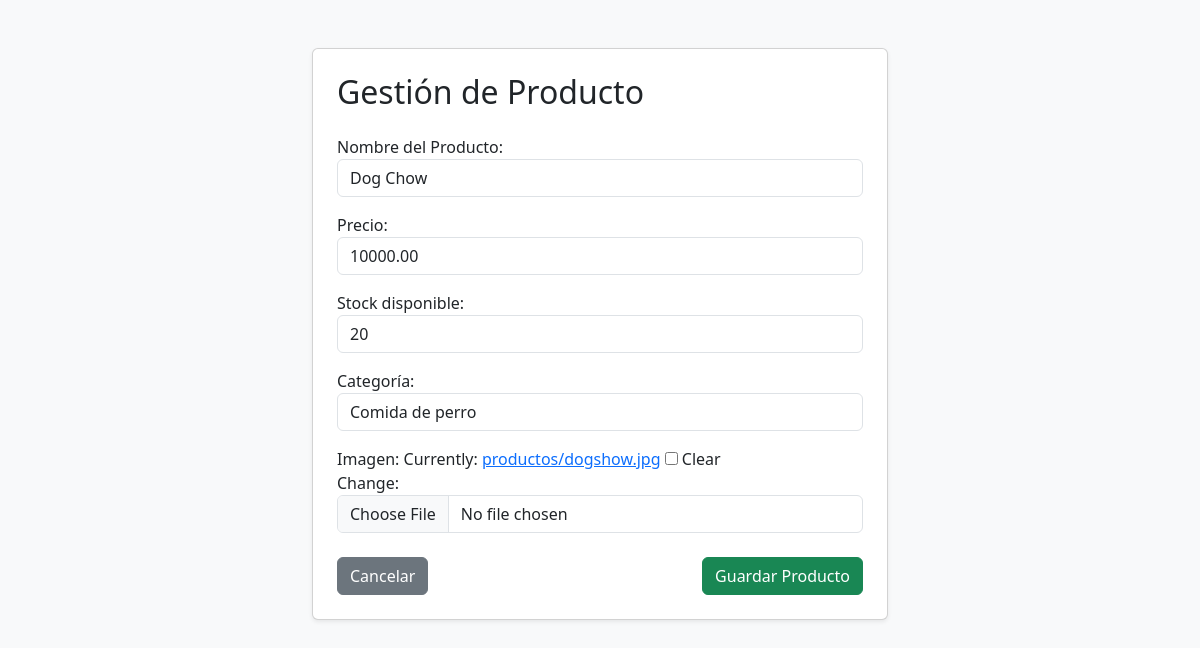
The page /productos/editar/4/ (signed in) on the database its author committed.
### productos/models.py (models this page shows, shortened)
class Producto(models.Model):
    nombre = models.CharField(max_length=150, verbose_name="Nombre del Producto")
    precio = models.DecimalField(max_digits=10, decimal_places=2, verbose_name="Precio")
    descripcion = models.TextField(blank=True, null=True)
    stock = models.IntegerField(verbose_name="Stock disponible")
    categoria = models.ForeignKey(Categoria, on_delete=models.CASCADE, verbose_name="Categoría")
    imagen = models.ImageField(upload_to='productos/', blank=True, null=True, verbose_name="Imagen")
    fecha_creacion = models.DateTimeField(auto_now_add=True, verbose_name="Fecha de Creación")

class Categoria(models.Model):
    nombre = models.CharField(max_length=100, unique=True, verbose_name="Nombre de la Categoría")
    descripcion = models.TextField(blank=True, null=True, verbose_name="Descripción")
    def __str__(self):
        return self.nombre

### productos/views.py (the view)
# urls.py: path('productos/editar/<int:pk>/', views.editar_producto, name='editar_producto'),
@login_required
def editar_producto(request, pk):
    producto = get_object_or_404(Producto, pk=pk)
    if request.method == 'POST':
        form = ProductoForm(request.POST, request.FILES, instance=producto)
        if form.is_valid():
            form.save()
            return redirect('lista_productos')
    else:
        form = ProductoForm(instance=producto)
    return render(request, 'productos/form_producto.html', {'form': form})

### productos/forms.py
class ProductoForm(forms.ModelForm):
    class Meta:
        model = Producto
        fields = ['nombre', 'precio', 'stock', 'categoria', 'imagen']
        widgets = {
            'nombre': forms.TextInput(attrs={'class': 'form-control'}),
            'precio': forms.NumberInput(attrs={'class': 'form-control'}),
            'stock': forms.NumberInput(attrs={'class': 'form-control'}),
            'categoria': forms.Select(attrs={'class': 'form-control'}),
            'imagen': forms.ClearableFileInput(attrs={'class': 'form-control'}),
        }

### productos/templates/productos/form_producto.html (shortened to what this page needs)
<!DOCTYPE html>
<html lang="es">
<head>
    <link href="https://cdn.jsdelivr.net/npm/bootstrap@5.3.0/dist/css/bootstrap.min.css" rel="stylesheet">
</head>
<body class="bg-light">
    <div class="container mt-5" style="max-width: 600px;">
        <div class="card shadow-sm">
            <div class="card-body p-4">
                <h2 class="mb-4">Gestión de Producto</h2>
                <form method="POST" enctype="multipart/form-data">
                    {{ form.as_p }}
                    <div class="d-flex justify-content-between mt-4">
                        <a href="{% url 'lista_productos' %}" class="btn btn-secondary">Cancelar</a>
                        <button type="submit" class="btn btn-success">Guardar Producto</button>
                    </div>
                </form>
            </div>
        </div>
    </div>
</body>
</html>

### rows shown on the page
Producto: nombre "Dog Chow", precio "10000.00", stock "20", categoria "Comida de perro"
